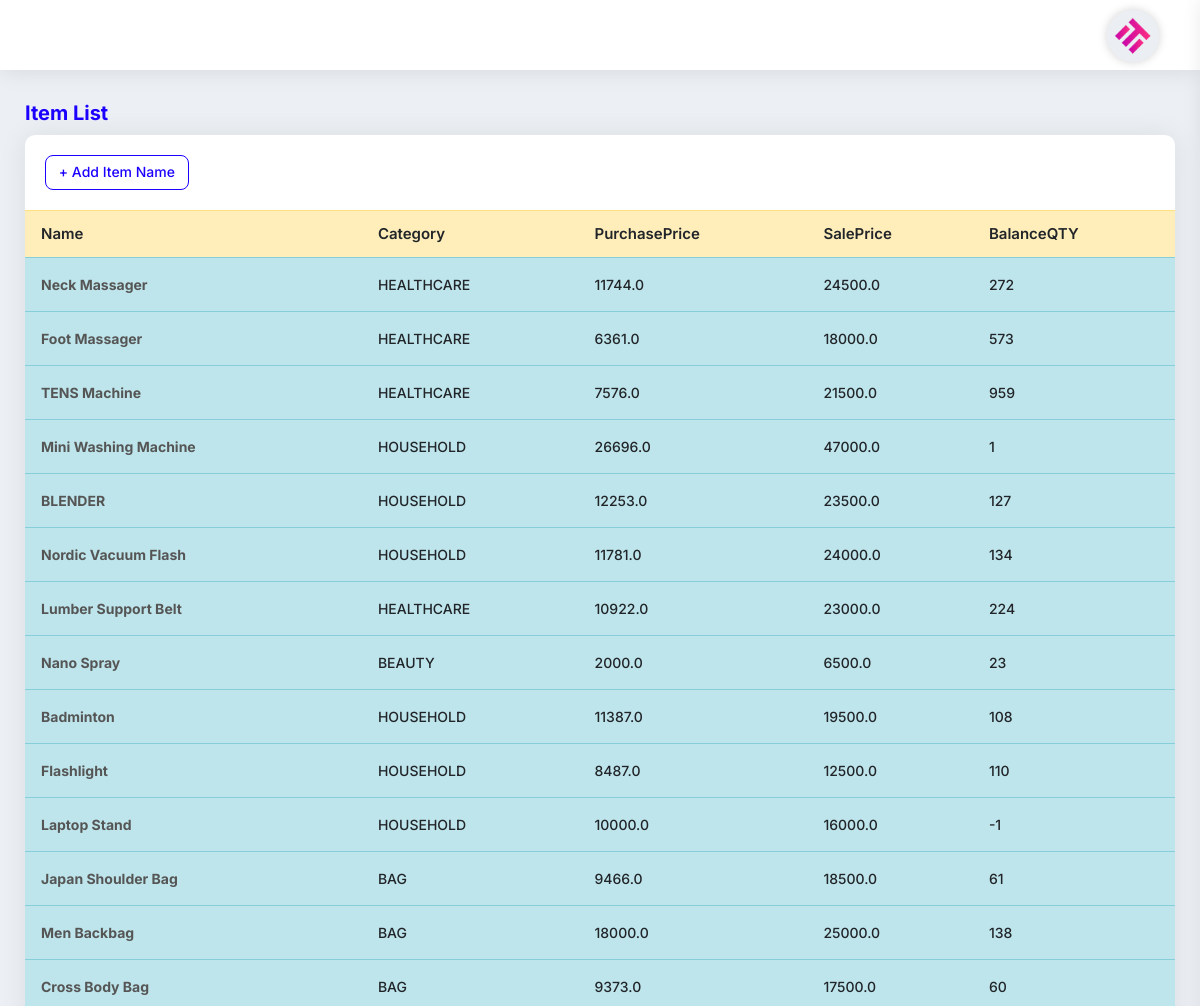
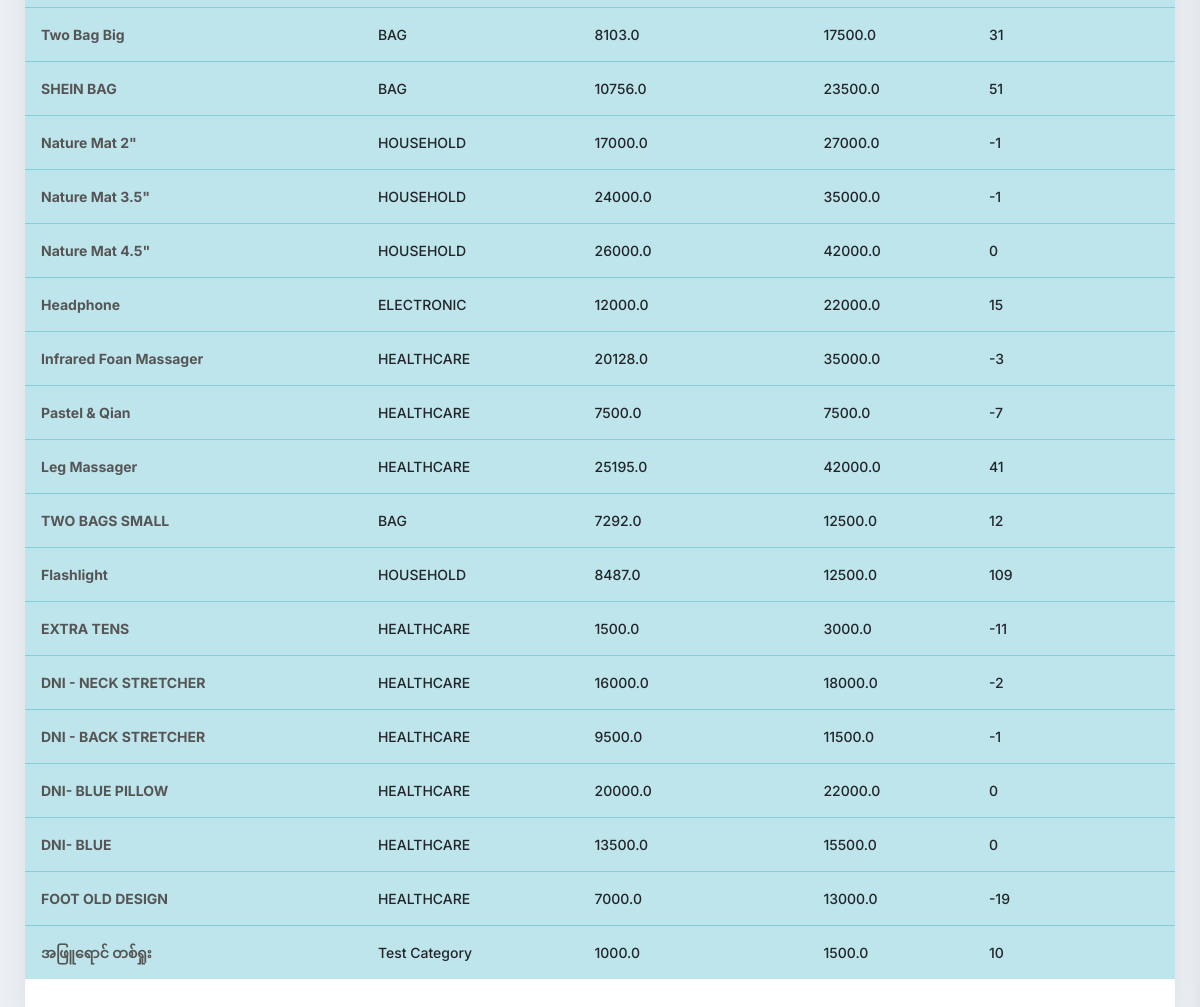
Screenshot of /ProductCreate with the database file from the repository (2 pictures, top to bottom).
### myapp/models.py (models this page shows, shortened)
class Items(models.Model):
    item_name = models.CharField(max_length=225)
    category = models.CharField(max_length=225)
    pruchase_price = models.FloatField(default=0.00)
    sell_price = models.FloatField(default=0.00)
    wholesale_price = models.FloatField(default=0.00)
    balance_qty = models.IntegerField(default=0)
    barcode_id = models.CharField(max_length=225,blank=True, null=True)
    photo = models.ImageField(upload_to='', blank=True, null=True)

### myapp/views.py (the view, shortened to what this page needs)
# urls.py: path('ProductCreate', ProductCreate.as_view(), name='ProductCreate'),
class ProductCreate(View):
    def get(self,request):
        category = Category.objects.all()
        item_list = Items.objects.all()
        message = None
        context = {'item_list':item_list,'category':category,'message':message}
        return render(request, 'productcreate.html', context)

### templates/productcreate.html (shortened to what this page needs)
{% extends 'base.html' %}
{% block content %}
<h4 class="text-blue h4">Item List</h4>
<div class="card-box mb-30">
    <div class="pd-20">
        <a
									href="#"
									class="btn btn-sm btn-outline-primary"
									data-toggle="modal"
									data-target="#Medium-modal"
									type="button"
								>
									+ Add Item Name
								</a>
    </div>
    <div class="pb-20">
        <table class="data-table table stripe hover nowrap">
            <thead>
            <tr class="table-warning">
                <th>Name</th>
                <th>Category</th>
                <th>PurchasePrice</th>
                <th>SalePrice</th>
                <th>BalanceQTY</th>
            </tr>
            </thead>
            <tbody>
            {% for p in item_list %}
            <tr class="table-info">
                <td class="table-plus"><a href="{% url 'myapp:ProductEditView' p.id %}"><b>{{p.item_name}}</b></a></td>
                <td>{{p.category}}</td>
                <td>{{p.pruchase_price}}</td>
                <td>{{p.sell_price}}</td>
                <td>{{p.balance_qty}}</td>
            </tr>
            {% endfor %}
            </tbody>
        </table>
    </div>
</div>
{% endblock content %}

### rows the page displays
Items: item_name "Neck Massager", category "HEALTHCARE", pruchase_price "11744.0", sell_price "24500.0", balance_qty "272"
Items: item_name "Foot Massager", category "HEALTHCARE", pruchase_price "6361.0", sell_price "18000.0", balance_qty "573"
Items: item_name "TENS Machine", category "HEALTHCARE", pruchase_price "7576.0", sell_price "21500.0", balance_qty "959"
Items: item_name "Mini Washing Machine", category "HOUSEHOLD", pruchase_price "26696.0", sell_price "47000.0", balance_qty "1"
Items: item_name "BLENDER", category "HOUSEHOLD", pruchase_price "12253.0", sell_price "23500.0", balance_qty "127"
Items: item_name "Nordic Vacuum Flash", category "HOUSEHOLD", pruchase_price "11781.0", sell_price "24000.0", balance_qty "134"
Items: item_name "Lumber Support Belt", category "HEALTHCARE", pruchase_price "10922.0", sell_price "23000.0", balance_qty "224"
Items: item_name "Nano Spray", category "BEAUTY", pruchase_price "2000.0", sell_price "6500.0", balance_qty "23"
Items: item_name "Badminton", category "HOUSEHOLD", pruchase_price "11387.0", sell_price "19500.0", balance_qty "108"
Items: item_name "Flashlight", category "HOUSEHOLD", pruchase_price "8487.0", sell_price "12500.0", balance_qty "110"
Items: item_name "Laptop Stand", category "HOUSEHOLD", pruchase_price "10000.0", sell_price "16000.0", balance_qty "-1"
Items: item_name "Japan Shoulder Bag", category "BAG", pruchase_price "9466.0", sell_price "18500.0", balance_qty "61"
Items: item_name "Men Backbag", category "BAG", pruchase_price "18000.0", sell_price "25000.0", balance_qty "138"
Items: item_name "Cross Body Bag", category "BAG", pruchase_price "9373.0", sell_price "17500.0", balance_qty "60"
Items: item_name "Two Bag Big", category "BAG", pruchase_price "8103.0", sell_price "17500.0", balance_qty "31"
Items: item_name "SHEIN BAG", category "BAG", pruchase_price "10756.0", sell_price "23500.0", balance_qty "51"
Items: item_name "Nature Mat 2\"", category "HOUSEHOLD", pruchase_price "17000.0", sell_price "27000.0", balance_qty "-1"
Items: item_name "Nature Mat 3.5\"", category "HOUSEHOLD", pruchase_price "24000.0", sell_price "35000.0", balance_qty "-1"
Items: item_name "Nature Mat 4.5\"", category "HOUSEHOLD", pruchase_price "26000.0", sell_price "42000.0", balance_qty "0"
Items: item_name "Headphone", category "ELECTRONIC", pruchase_price "12000.0", sell_price "22000.0", balance_qty "15"
Items: item_name "Infrared Foan Massager", category "HEALTHCARE", pruchase_price "20128.0", sell_price "35000.0", balance_qty "-3"
Items: item_name "Pastel & Qian", category "HEALTHCARE", pruchase_price "7500.0", sell_price "7500.0", balance_qty "-7"
Items: item_name "Leg Massager", category "HEALTHCARE", pruchase_price "25195.0", sell_price "42000.0", balance_qty "41"
Items: item_name "TWO BAGS SMALL", category "BAG", pruchase_price "7292.0", sell_price "12500.0", balance_qty "12"
Items: item_name "Flashlight", category "HOUSEHOLD", pruchase_price "8487.0", sell_price "12500.0", balance_qty "109"
Items: item_name "EXTRA TENS", category "HEALTHCARE", pruchase_price "1500.0", sell_price "3000.0", balance_qty "-11"
Items: item_name "DNI - NECK STRETCHER", category "HEALTHCARE", pruchase_price "16000.0", sell_price "18000.0", balance_qty "-2"
Items: item_name "DNI - BACK STRETCHER", category "HEALTHCARE", pruchase_price "9500.0", sell_price "11500.0", balance_qty "-1"
Items: item_name "DNI- BLUE PILLOW", category "HEALTHCARE", pruchase_price "20000.0", sell_price "22000.0", balance_qty "0"
Items: item_name "DNI- BLUE", category "HEALTHCARE", pruchase_price "13500.0", sell_price "15500.0", balance_qty "0"
Items: item_name "FOOT OLD DESIGN", category "HEALTHCARE", pruchase_price "7000.0", sell_price "13000.0", balance_qty "-19"
Items: item_name "အဖြူရောင် တစ်ရှုး", category "Test Category", pruchase_price "1000.0", sell_price "1500.0", balance_qty "10"
